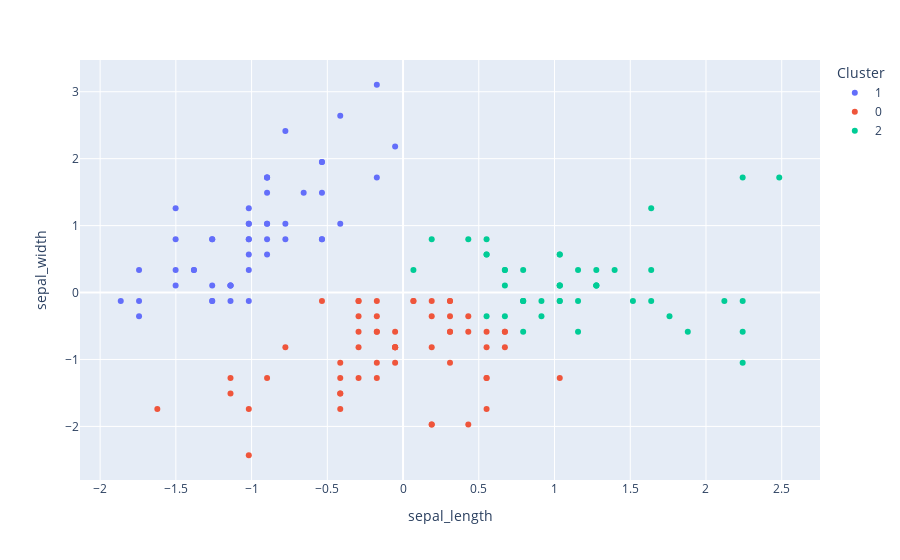

The notebook cell this image was saved under:
### Code cell
# 3 clusters

kmeans = KMeans(3)

kmeans.fit(x)

clusters_identificados = kmeans.fit_predict(x) # Prediccion de clusters segun el modelo

datos_con_clusters = data.copy()

# Variable que nos ayudara a observar que cluster se le ha identificado a cada dato
datos_con_clusters['Cluster'] = clusters_identificados

datos_con_clusters['Cluster'] = datos_con_clusters["Cluster"].astype("category")

fig = px.scatter(datos_con_clusters,
                 x = 'sepal_length',
                 y = 'sepal_width',
                 color = 'Cluster',
                )
fig.show()

### Figure 1 — Plotly figure (JSON) as saved in the notebook; plotly's stock layout.template omitted (floating-point values rounded to 4 significant figures)
{"data": [{"hovertemplate": "Cluster=1<br>sepal_length=%{x}<br>sepal_width=%{y}<extra></extra>", "legendgroup": "1", "marker": {"color": "#636efa", "symbol": "circle"}, "mode": "markers", "name": "1", "orientation": "v", "showlegend": true, "type": "scatter", "x": [-0.8977, -1.139, -1.381, -1.501, -1.018, -0.5354, -1.501, -1.018, -1.743, -1.139, -0.5354, -1.26, -1.26, -1.864, -0.05233, -0.1731, -0.5354, -0.8977, -0.1731, -0.8977, -0.5354, -0.8977, -1.501, -0.8977, -1.26, -1.018, -1.018, -0.7769, -0.7769, -1.381, -1.26, -0.5354, -0.7769, -0.4146, -1.139, -1.018, -0.4146, -1.139, -1.743, -0.8977, -1.018, -1.743, -1.018, -0.8977, -1.26, -0.8977, -1.501, -0.6561, -1.018], "xaxis": "x", "y": [1.029, -0.1245, 0.3367, 0.1061, 1.259, 1.951, 0.798, 0.798, -0.3552, 0.1061, 1.49, 0.798, -0.1245, -0.1245, 2.182, 3.104, 1.951, 1.029, 1.721, 1.721, 0.798, 1.49, 1.259, 0.5674, 0.798, -0.1245, 0.798, 1.029, 0.798, 0.3367, 0.1061, 0.798, 2.412, 2.643, 0.1061, 0.3367, 1.029, 0.1061, -0.1245, 0.798, 1.029, 0.3367, 1.029, 1.721, -0.1245, 1.721, 0.3367, 1.49, 0.5674], "yaxis": "y"}, {"hovertemplate": "Cluster=0<br>sepal_length=%{x}<br>sepal_width=%{y}<extra></extra>", "legendgroup": "0", "marker": {"color": "#EF553B", "symbol": "circle"}, "mode": "markers", "name": "0", "orientation": "v", "showlegend": true, "type": "scatter", "x": [-1.622, -0.4146, -0.1731, -1.139, -0.7769, -1.018, 0.06843, 0.1892, 0.31, -0.2939, -0.2939, -0.05233, 0.4307, -0.2939, 0.31, 0.5515, 0.31, 0.1892, -0.1731, -0.4146, -0.4146, -0.05233, 0.1892, -0.5354, 0.5515, -0.2939, -0.4146, -0.4146, 0.31, -0.05233, -1.018, -0.2939, -0.1731, -0.1731, 0.4307, -0.8977, -0.1731, -0.05233, -1.139, 1.035, 0.6722, -0.1731, -0.05233, 0.1892, -0.2939, 0.5515, 0.4307, 0.31, 0.6722, 0.6722, 0.5515, 0.31, 0.1892, -0.05233, 0.5515, 0.06843], "xaxis": "x", "y": [-1.739, -1.739, -0.5858, -1.508, -0.8164, -2.431, -0.1245, -1.97, -0.3552, -0.3552, -0.1245, -0.8164, -1.97, -1.278, -0.5858, -1.278, -0.5858, -0.3552, -1.047, -1.508, -1.508, -0.8164, -0.8164, -0.1245, -1.739, -0.1245, -1.278, -1.047, -0.1245, -1.047, -1.739, -0.8164, -0.1245, -0.3552, -0.3552, -1.278, -0.5858, -0.8164, -1.278, -1.278, -0.8164, -1.278, -0.5858, -1.97, -0.5858, -0.8164, -0.5858, -0.1245, -0.5858, -0.5858, -0.5858, -1.047, -0.1245, -0.8164, -1.278, -0.1245], "yaxis": "y"}, {"hovertemplate": "Cluster=2<br>sepal_length=%{x}<br>sepal_width=%{y}<extra></extra>", "legendgroup": "2", "marker": {"color": "#00cc96", "symbol": "circle"}, "mode": "markers", "name": "2", "orientation": "v", "showlegend": true, "type": "scatter", "x": [1.397, 0.6722, 1.276, 0.793, 0.5515, 0.9138, 1.035, 0.06843, 0.6722, 0.9138, 1.155, 1.035, 0.1892, 1.035, 0.5515, 1.518, 0.5515, 0.793, 2.121, 1.759, 1.638, 0.793, 1.155, 0.6722, 0.793, 2.242, 2.242, 1.276, 2.242, 1.035, 1.638, 1.638, 1.88, 2.484, 2.242, 0.5515, 0.6722, 1.276, 1.035, 1.276, 1.155, 1.035, 1.035, 0.793, 0.4307], "xaxis": "x", "y": [0.3367, 0.3367, 0.1061, -0.5858, 0.5674, -0.3552, 0.1061, 0.3367, -0.3552, -0.1245, -0.5858, -0.1245, 0.798, 0.1061, 0.5674, -0.1245, -0.3552, -0.1245, -0.1245, -0.3552, 1.259, 0.3367, -0.1245, 0.3367, -0.1245, 1.721, -1.047, 0.3367, -0.5858, 0.5674, 0.3367, -0.1245, -0.5858, 1.721, -0.1245, 0.798, 0.1061, 0.1061, 0.1061, 0.1061, 0.3367, 0.5674, -0.1245, -0.1245, 0.798], "yaxis": "y"}], "layout": {"legend": {"title": {"text": "Cluster"}, "tracegroupgap": 0}, "margin": {"t": 60}, "xaxis": {"anchor": "y", "domain": [0, 1], "title": {"text": "sepal_length"}}, "yaxis": {"anchor": "x", "domain": [0, 1], "title": {"text": "sepal_width"}}}}
